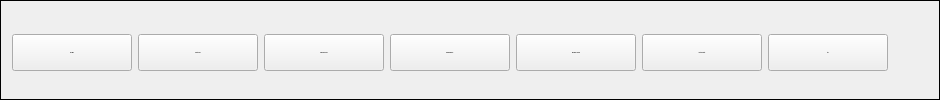
    <widget class="QFrame" name="middle_n_frame">
     <property name="frameShape">
      <enum>QFrame::Shape::Box</enum>
     </property>
     <property name="frameShadow">
      <enum>QFrame::Shadow::Plain</enum>
     </property>
     <layout class="QGridLayout" name="gridLayout_3">
      <item row="0" column="0">
       <layout class="QHBoxLayout" name="horizontalLayout">
        <item>
         <widget class="QPushButton" name="btn_kaydet">
          <property name="sizePolicy">
           <sizepolicy hsizetype="Fixed" vsizetype="Fixed">
            <horstretch>0</horstretch>
            <verstretch>0</verstretch>
           </sizepolicy>
          </property>
          <property name="minimumSize">
           <size>
            <width>120</width>
            <height>37</height>
           </size>
          </property>
          <property name="maximumSize">
           <size>
            <width>120</width>
            <height>30</height>
           </size>
          </property>
          <property name="font">
           <font>
            <family>Yu Gothic UI</family>
            <pointsize>-1</pointsize>
            <italic>false</italic>
            <bold>true</bold>
           </font>
          </property>
          <property name="styleSheet">
           <string notr="true"/>
          </property>
          <property name="text">
           <string>KAYDET</string>
          </property>
         </widget>
        </item>
        <item>
         <widget class="QPushButton" name="btn_yeni">
          <property name="sizePolicy">
           <sizepolicy hsizetype="Fixed" vsizetype="Fixed">
            <horstretch>0</horstretch>
            <verstretch>0</verstretch>
           </sizepolicy>
          </property>
          <property name="minimumSize">
           <size>
            <width>120</width>
            <height>37</height>
           </size>
          </property>
          <property name="maximumSize">
           <size>
            <width>120</width>
            <height>30</height>
           </size>
          </property>
          <property name="font">
           <font>
            <family>Yu Gothic UI</family>
            <pointsize>-1</pointsize>
            <italic>false</italic>
            <bold>true</bold>
           </font>
          </property>
          <property name="text">
           <string>YENİ KAYIT</string>
          </property>
         </widget>
        </item>
        <item>
         <widget class="QPushButton" name="btn_pdfye_aktar">
          <property name="sizePolicy">
           <sizepolicy hsizetype="Fixed" vsizetype="Fixed">
            <horstretch>0</horstretch>
            <verstretch>0</verstretch>
           </sizepolicy>
          </property>
          <property name="minimumSize">
           <size>
            <width>120</width>
            <height>37</height>
           </size>
          </property>
          <property name="maximumSize">
           <size>
            <width>120</width>
            <height>30</height>
           </size>
          </property>
          <property name="font">
           <font>
            <family>Yu Gothic UI</family>
            <pointsize>-1</pointsize>
            <italic>false</italic>
            <bold>true</bold>
           </font>
          </property>
          <property name="text">
           <string>PDF'YE AKTAR</string>
          </property>
         </widget>
        </item>
        <item>
         <widget class="QPushButton" name="btn_excel_yukle">
          <property name="sizePolicy">
           <sizepolicy hsizetype="Fixed" vsizetype="Fixed">
            <horstretch>0</horstretch>
            <verstretch>0</verstretch>
           </sizepolicy>
          </property>
          <property name="minimumSize">
           <size>
            <width>120</width>
            <height>37</height>
           </size>
          </property>
          <property name="maximumSize">
           <size>
            <width>120</width>
            <height>30</height>
           </size>
          </property>
          <property name="font">
           <font>
            <family>Yu Gothic UI</family>
            <pointsize>-1</pointsize>
            <italic>false</italic>
            <bold>true</bold>
           </font>
          </property>
          <property name="text">
           <string>EXCEL'DEN AL</string>
          </property>
         </widget>
        </item>
        <item>
         <widget class="QPushButton" name="btn_excele_aktar">
          <property name="sizePolicy">
           <sizepolicy hsizetype="Fixed" vsizetype="Fixed">
            <horstretch>0</horstretch>
            <verstretch>0</verstretch>
           </sizepolicy>
          </property>
          <property name="minimumSize">
           <size>
            <width>120</width>
            <height>37</height>
           </size>
          </property>
          <property name="maximumSize">
           <size>
            <width>120</width>
            <height>30</height>
           </size>
          </property>
          <property name="font">
           <font>
            <family>Yu Gothic UI</family>
            <pointsize>-1</pointsize>
            <italic>false</italic>
            <bold>true</bold>
           </font>
          </property>
          <property name="text">
           <string>EXCEL'E AKTAR</string>
          </property>
         </widget>
        </item>
        <item>
         <widget class="QPushButton" name="btn_aktifpasif">
          <property name="sizePolicy">
           <sizepolicy hsizetype="Fixed" vsizetype="Fixed">
            <horstretch>0</horstretch>
            <verstretch>0</verstretch>
           </sizepolicy>
          </property>
          <property name="minimumSize">
           <size>
            <width>120</width>
            <height>37</height>
           </size>
          </property>
          <property name="maximumSize">
           <size>
            <width>120</width>
            <height>30</height>
           </size>
          </property>
          <property name="font">
           <font>
            <family>Yu Gothic UI</family>
            <pointsize>-1</pointsize>
            <italic>false</italic>
            <bold>true</bold>
           </font>
          </property>
          <property name="text">
           <string>AKTİF / PASİF</string>
          </property>
          <property name="checkable">
           <bool>false</bool>
          </property>
          <property name="checked">
           <bool>false</bool>
          </property>
         </widget>
        </item>
        <item>
         <widget class="QPushButton" name="btn_sil">
          <property name="sizePolicy">
           <sizepolicy hsizetype="Fixed" vsizetype="Fixed">
            <horstretch>0</horstretch>
            <verstretch>0</verstretch>
           </sizepolicy>
          </property>
          <property name="minimumSize">
           <size>
            <width>120</width>
            <height>37</height>
           </size>
          </property>
          <property name="maximumSize">
           <size>
            <width>120</width>
            <height>30</height>
           </size>
          </property>
          <property name="font">
           <font>
            <family>Yu Gothic UI</family>
            <pointsize>-1</pointsize>
            <italic>false</italic>
            <bold>true</bold>
           </font>
          </property>
          <property name="focusPolicy">
           <enum>Qt::FocusPolicy::StrongFocus</enum>
          </property>
          <property name="text">
           <string>SİL</string>
          </property>
         </widget>
        </item>
        <item>
         <spacer name="horizontalSpacer_2">
          <property name="orientation">
           <enum>Qt::Orientation::Horizontal</enum>
          </property>
          <property name="sizeHint" stdset="0">
           <size>
            <width>40</width>
            <height>20</height>
           </size>
          </property>
         </spacer>
        </item>
       </layout>
      </item>
     </layout>
    </widget>
